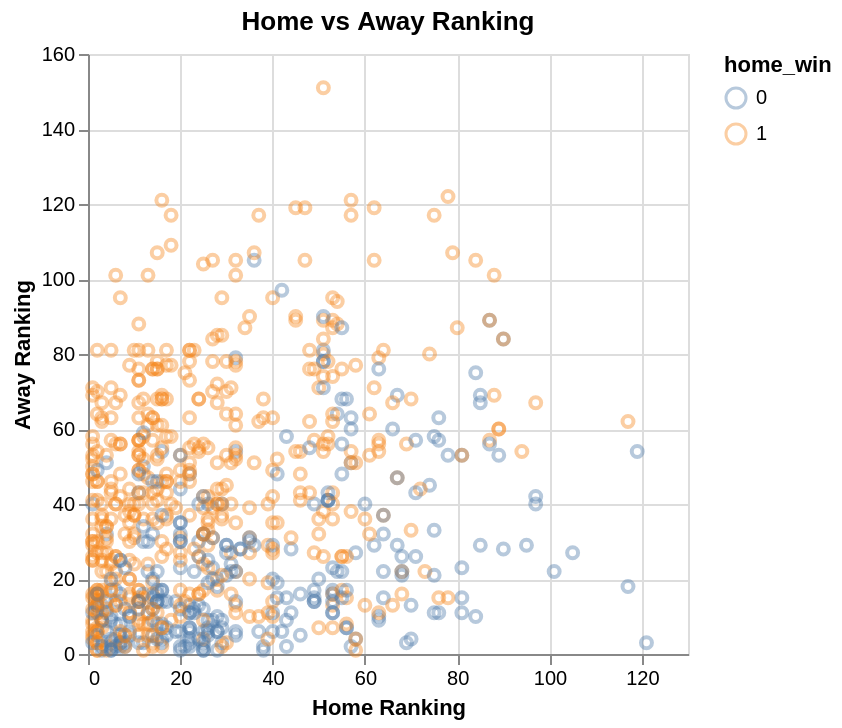

Notebook code for this chart:
### Markdown cell above
**Comparing Rankings and Match Outcome**

This plot shows how the home team’s ranking vs the away team’s ranking affects whether the home team wins or loses.

### Code cell
ranking_chart = alt.Chart(model_data, title="Home vs Away Ranking").mark_point(opacity=0.4).encode(
    x=alt.X("home_ranking").title("Home Ranking"),
    y=alt.Y("away_ranking").title("Away Ranking"),
    color=alt.Color("home_win:N")
)
ranking_chart

### Figure 1 — Vega-Lite specification as saved in the notebook (floating-point values rounded to 4 significant figures; data arrays with more than 128 entries replaced by an {"elided": "..."} marker saying what was removed)
{"config": {"view": {"continuousWidth": 300, "continuousHeight": 300}}, "data": {"name": "data-5be60afb0eba2e907130fe514068e3be"}, "mark": {"type": "point", "opacity": 0.4}, "encoding": {"color": {"field": "home_win", "type": "nominal"}, "x": {"field": "home_ranking", "title": "Home Ranking", "type": "quantitative"}, "y": {"field": "away_ranking", "title": "Away Ranking", "type": "quantitative"}}, "title": "Home vs Away Ranking", "$schema": "https://vega.github.io/schema/vega-lite/v6.1.0.json", "datasets": {"data-5be60afb0eba2e907130fe514068e3be": {"elided": "752 records"}}}
